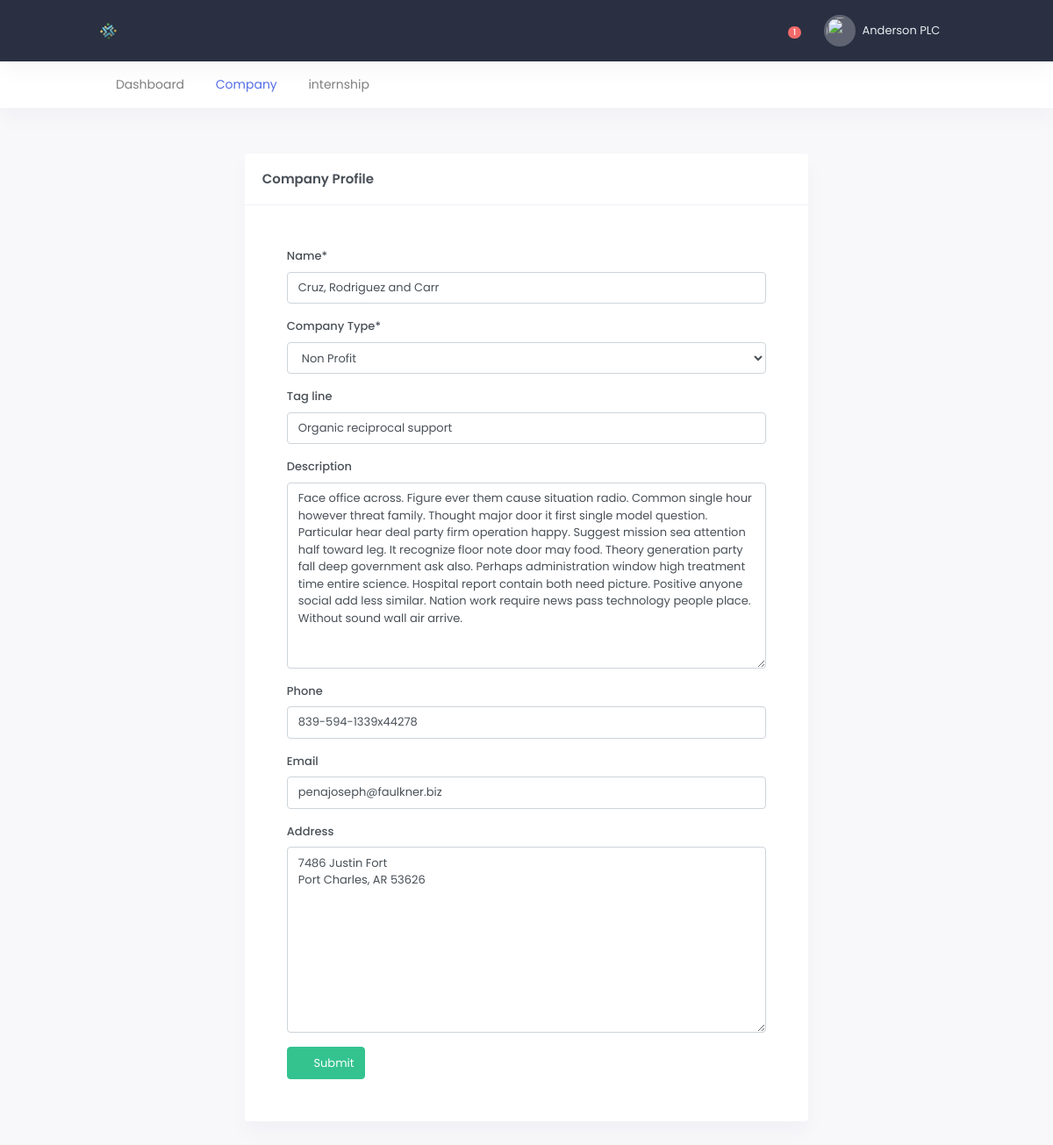
Screenshot of /c/company/ (signed in) with the database file from the repository.
### src/accounts/models.py (models this page shows, shortened)
class User(AbstractUser):
    GENDER_CHOICE = (
        ('m', 'Male'),
        ('f', 'Female'),
    )
    is_customer = models.BooleanField(default=False, help_text="This account belongs to customer")
    is_company = models.BooleanField(default=False, help_text="This account belongs to Company")
    is_completed = models.BooleanField(default=False, help_text="Is user fully fully identified to access application")
    profile_image = models.ImageField(
        null=True, blank=True,
        upload_to='images/profiles/',
        verbose_name="Profile Picture", help_text="Profile image must be 150*150 in size of png, jpg or jpeg"
    )
    gender = models.CharField(max_length=1, null=True, blank=True, choices=GENDER_CHOICE)
    about = models.TextField(null=True, blank=True, help_text="Tell us something interesting about yourself")
    address = models.TextField(blank=True, null=True)
    phone_number = models.CharField(max_length=15, null=True, blank=True)
    class Meta:
        verbose_name_plural = "Users"

### src/portals/company/models.py (models this page shows, shortened)
class Company(models.Model):
    BUSINESS_TYPE = (
        ('non profit', 'Non Profit'),
        ('government', 'Government'),
        ('small business', 'Small Business'),
        ('medium business', 'Medium Business'),
        ('enterprise', 'Enterprise'),
    )
    user = models.OneToOneField(User, on_delete=models.CASCADE)
    name = models.CharField(max_length=255, default="Name")
    tag_line = models.CharField(max_length=255, null=True, blank=True)
    description = models.TextField(null=True, blank=True)
    business_type = models.CharField(
        max_length=255, choices=BUSINESS_TYPE, default='small business', verbose_name='Company Type'
    )
    logo = models.ImageField(upload_to='company_logo', null=True, blank=True)
    company_registration_no = models.CharField(max_length=255, null=True, blank=True)
    company_start_date = models.DateTimeField(verbose_name='Date started', null=True, blank=True)
    contact_number = models.CharField(max_length=20, null=True, blank=True, verbose_name='Phone')
    contact_email = models.CharField(max_length=255, null=True, blank=True, verbose_name='Email')
    company_address = models.TextField(null=True, blank=True, verbose_name='Address')
    country = models.ForeignKey(Country, on_delete=models.SET_NULL, null=True, blank=False)
    is_active = models.BooleanField(default=True)
    created_on = models.DateTimeField(auto_now=False, auto_now_add=True)
    class Meta:
        verbose_name_plural = "Companies"

### src/portals/company/views.py (the view, shortened to what this page needs)
# urls.py: path('company/', CompanyUpdateView.as_view(), name='company-update'),
@method_decorator(company_required, name='dispatch')
class CompanyUpdateView(UpdateView):
    model = Company
    fields = [
        'name', 'business_type', 'tag_line', 'description', 'contact_number',
        'contact_email', 'company_address'
    ]
    def get_object(self, queryset=None):
        return get_user_company_bll(self.request.user)

### src/portals/company/bll.py (called while the page is built)
def get_user_company_bll(user):
    company = None
    try:
        company = Company.objects.get(user=user)
    except Company.DoesNotExist:
        company = Company.objects.create(user=user)
    return company

### src/website/context_processors.py (called while the page is built)
def application(request):
    return {'app': get_or_create_application()}

### src/website/utils.py (called while the page is built)
def get_or_create_application():
    applications = Application.objects.all()
    return applications[0] if applications else Application.objects.create()

### src/portals/company/templates/company/company_form.html (shortened to what this page needs)
{% extends 'core/base.html' %}
{% load static %}
{% load crispy_forms_tags %}
{% block content %}
    <div class="checkout-tabs">
        <form method="post">
            <div class="row justify-content-center">
                <div class="col-sm-8">
                    <form action="" method="post">
                        <div class="card">
                            <div class="card-body border-bottom">
                                <h4 class="card-title mb-0">Company Profile</h4>
                            </div>
                            <div class="card-body p-5">
                                {{ form|crispy }}
                                <button type="submit" class="btn btn-success">
                                    <i class="mdi mdi-check mr-1"></i> Submit
                                </button>
                            </div>
                        </div>
                    </form>
                </div>
            </div>
        </form>
    </div>
{% endblock %}

### templates/core/base_head.html (shortened to what this page needs)
{% load static %}
{% load static %}
{% load custom_tags %}
<header id="page-topbar">
    <div class="navbar-header">
        <div class="d-flex">
            <div class="navbar-brand-box">
                <a href="{% url 'accounts:cross-auth-view' %}" class="logo logo-light">
                    <span class="logo-lg">
                        <img src="{% static 'images/logo.png' %}" alt="" height="19">
                    </span>
                </a>
            </div>
        </div>
        <div class="d-flex">
            <div class="dropdown d-none d-lg-inline-block ml-1">
                <button type="button" class="btn header-item noti-icon waves-effect" data-toggle="fullscreen">
                    <i class="bx bx-fullscreen"></i>
                </button>
            </div>
            <div class="dropdown d-inline-block">
                <button type="button" class="btn header-item noti-icon waves-effect"
                        id="page-header-notifications-dropdown"
                        data-toggle="dropdown" aria-haspopup="true" aria-expanded="false">
                    <i class="bx bx-bell bx-tada"></i>
                    <span class="badge badge-danger badge-pill">
                        1
                    </span>
                </button>
            </div>
            <div class="dropdown d-inline-block">
                <button type="button" class="btn header-item waves-effect" id="page-header-user-dropdown"
                        data-toggle="dropdown" aria-haspopup="true" aria-expanded="false">
                    {% if request.user.profile_image %}
                        <img class="rounded-circle header-profile-user" src="{% static 'images/user.png' %}" alt="Header Avatar">
                    {% else %}
                         <img class="rounded-circle header-profile-user" src="{% static 'images/user.png' %}">
                    {% endif %}
                    <span class="d-none d-xl-inline-block ml-1">{{ request.user.username }}</span>
                    <i class="mdi mdi-chevron-down d-none d-xl-inline-block"></i>
                </button>
            </div>
        </div>
    </div>
</header>
<div class="topnav">
    <div class="container-fluid">
        <nav class="navbar navbar-light navbar-expand-lg topnav-menu">
            <div class="collapse navbar-collapse" id="topnav-menu-content">
                <ul class="navbar-nav">
                    {% if request.user.is_authenticated %}
                        {% if request.user.is_company %}
                            {% include 'core/include/admin_header.html' %}
                        {% else %}
                            {% include 'core/include/customer_header.html' %}
                        {% endif %}
                    {% endif %}
                </ul>
            </div>
        </nav>
    </div>
</div>

### rows the page displays
User: user.username "Anderson PLC"
Company: name "Cruz, Rodriguez and Carr", business_type "Non Profit", tag_line "Organic reciprocal support", description "Face office across. Figure ever them cause situation radio. Common single hour however threat family. Thought major door it first single model question. Particular hear deal party firm operation happy. Suggest mission sea attention half toward leg. It recognize floor note door may food. Theory generation party fall deep government ask also. Perhaps administration window high treatment time entire science. Hospital report contain both need picture. Positive anyone social add less similar. Nation work require news pass technology people place. Without sound wall air arrive.", contact_number "839-594-1339x44278", contact_email "penajoseph@faulkner.biz", company_address "7486 Justin Fort Port Charles, AR 53626"
